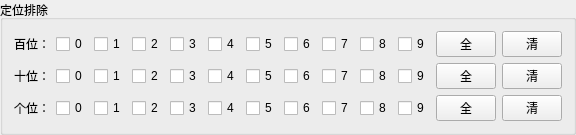
        <widget class="QGroupBox" name="groupBox_5">
         <property name="maximumSize">
          <size>
           <width>16777215</width>
           <height>90</height>
          </size>
         </property>
         <property name="title">
          <string>定位排除</string>
         </property>
         <layout class="QVBoxLayout" name="verticalLayout_8">
          <item>
           <layout class="QHBoxLayout" name="horizontalLayout_25">
            <item>
             <widget class="QLabel" name="label_6">
              <property name="text">
               <string>百位：</string>
              </property>
             </widget>
            </item>
            <item>
             <widget class="QCheckBox" name="checkBox_109">
              <property name="text">
               <string>0</string>
              </property>
             </widget>
            </item>
            <item>
             <widget class="QCheckBox" name="checkBox_128">
              <property name="text">
               <string>1</string>
              </property>
             </widget>
            </item>
            <item>
             <widget class="QCheckBox" name="checkBox_129">
              <property name="text">
               <string>2</string>
              </property>
             </widget>
            </item>
            <item>
             <widget class="QCheckBox" name="checkBox_130">
              <property name="text">
               <string>3</string>
              </property>
             </widget>
            </item>
            <item>
             <widget class="QCheckBox" name="checkBox_131">
              <property name="text">
               <string>4</string>
              </property>
             </widget>
            </item>
            <item>
             <widget class="QCheckBox" name="checkBox_132">
              <property name="text">
               <string>5</string>
              </property>
             </widget>
            </item>
            <item>
             <widget class="QCheckBox" name="checkBox_133">
              <property name="text">
               <string>6</string>
              </property>
             </widget>
            </item>
            <item>
             <widget class="QCheckBox" name="checkBox_134">
              <property name="text">
               <string>7</string>
              </property>
             </widget>
            </item>
            <item>
             <widget class="QCheckBox" name="checkBox_135">
              <property name="text">
               <string>8</string>
              </property>
             </widget>
            </item>
            <item>
             <widget class="QCheckBox" name="checkBox_136">
              <property name="text">
               <string>9</string>
              </property>
             </widget>
            </item>
            <item>
             <widget class="QPushButton" name="pushButton_28">
              <property name="minimumSize">
               <size>
                <width>30</width>
                <height>0</height>
               </size>
              </property>
              <property name="maximumSize">
               <size>
                <width>60</width>
                <height>16777215</height>
               </size>
              </property>
              <property name="text">
               <string>全</string>
              </property>
             </widget>
            </item>
            <item>
             <widget class="QPushButton" name="pushButton_29">
              <property name="minimumSize">
               <size>
                <width>30</width>
                <height>0</height>
               </size>
              </property>
              <property name="maximumSize">
               <size>
                <width>60</width>
                <height>16777215</height>
               </size>
              </property>
              <property name="text">
               <string>清</string>
              </property>
             </widget>
            </item>
           </layout>
          </item>
          <item>
           <layout class="QHBoxLayout" name="horizontalLayout_9">
            <item>
             <widget class="QLabel" name="label">
              <property name="text">
               <string>十位：</string>
              </property>
             </widget>
            </item>
            <item>
             <widget class="QCheckBox" name="checkBox_38">
              <property name="text">
               <string>0</string>
              </property>
             </widget>
            </item>
            <item>
             <widget class="QCheckBox" name="checkBox_43">
              <property name="text">
               <string>1</string>
              </property>
             </widget>
            </item>
            <item>
             <widget class="QCheckBox" name="checkBox_44">
              <property name="text">
               <string>2</string>
              </property>
             </widget>
            </item>
            <item>
             <widget class="QCheckBox" name="checkBox_45">
              <property name="text">
               <string>3</string>
              </property>
             </widget>
            </item>
            <item>
             <widget class="QCheckBox" name="checkBox_48">
              <property name="text">
               <string>4</string>
              </property>
             </widget>
            </item>
            <item>
             <widget class="QCheckBox" name="checkBox_47">
              <property name="text">
               <string>5</string>
              </property>
             </widget>
            </item>
            <item>
             <widget class="QCheckBox" name="checkBox_49">
              <property name="text">
               <string>6</string>
              </property>
             </widget>
            </item>
            <item>
             <widget class="QCheckBox" name="checkBox_46">
              <property name="text">
               <string>7</string>
              </property>
             </widget>
            </item>
            <item>
             <widget class="QCheckBox" name="checkBox_50">
              <property name="text">
               <string>8</string>
              </property>
             </widget>
            </item>
            <item>
             <widget class="QCheckBox" name="checkBox_51">
              <property name="text">
               <string>9</string>
              </property>
             </widget>
            </item>
            <item>
             <widget class="QPushButton" name="pushButton_10">
              <property name="minimumSize">
               <size>
                <width>30</width>
                <height>0</height>
               </size>
              </property>
              <property name="maximumSize">
               <size>
                <width>60</width>
                <height>16777215</height>
               </size>
              </property>
              <property name="text">
               <string>全</string>
              </property>
             </widget>
            </item>
            <item>
             <widget class="QPushButton" name="pushButton_9">
              <property name="minimumSize">
               <size>
                <width>30</width>
                <height>0</height>
               </size>
              </property>
              <property name="maximumSize">
               <size>
                <width>60</width>
                <height>16777215</height>
               </size>
              </property>
              <property name="text">
               <string>清</string>
              </property>
             </widget>
            </item>
           </layout>
          </item>
          <item>
           <layout class="QHBoxLayout" name="horizontalLayout_11">
            <item>
             <widget class="QLabel" name="label_5">
              <property name="text">
               <string>个位：</string>
              </property>
             </widget>
            </item>
            <item>
             <widget class="QCheckBox" name="checkBox_62">
              <property name="text">
               <string>0</string>
              </property>
             </widget>
            </item>
            <item>
             <widget class="QCheckBox" name="checkBox_63">
              <property name="text">
               <string>1</string>
              </property>
             </widget>
            </item>
            <item>
             <widget class="QCheckBox" name="checkBox_64">
              <property name="text">
               <string>2</string>
              </property>
             </widget>
            </item>
            <item>
             <widget class="QCheckBox" name="checkBox_65">
              <property name="text">
               <string>3</string>
              </property>
             </widget>
            </item>
            <item>
             <widget class="QCheckBox" name="checkBox_66">
              <property name="text">
               <string>4</string>
              </property>
             </widget>
            </item>
            <item>
             <widget class="QCheckBox" name="checkBox_67">
              <property name="text">
               <string>5</string>
              </property>
             </widget>
            </item>
            <item>
             <widget class="QCheckBox" name="checkBox_68">
              <property name="text">
               <string>6</string>
              </property>
             </widget>
            </item>
            <item>
             <widget class="QCheckBox" name="checkBox_69">
              <property name="text">
               <string>7</string>
              </property>
             </widget>
            </item>
            <item>
             <widget class="QCheckBox" name="checkBox_70">
              <property name="text">
               <string>8</string>
              </property>
             </widget>
            </item>
            <item>
             <widget class="QCheckBox" name="checkBox_71">
              <property name="text">
               <string>9</string>
              </property>
             </widget>
            </item>
            <item>
             <widget class="QPushButton" name="pushButton_13">
              <property name="minimumSize">
               <size>
                <width>30</width>
                <height>0</height>
               </size>
              </property>
              <property name="maximumSize">
               <size>
                <width>60</width>
                <height>16777215</height>
               </size>
              </property>
              <property name="text">
               <string>全</string>
              </property>
             </widget>
            </item>
            <item>
             <widget class="QPushButton" name="pushButton_14">
              <property name="minimumSize">
               <size>
                <width>30</width>
                <height>0</height>
               </size>
              </property>
              <property name="maximumSize">
               <size>
                <width>60</width>
                <height>16777215</height>
               </size>
              </property>
              <property name="text">
               <string>清</string>
              </property>
             </widget>
            </item>
           </layout>
          </item>
         </layout>
        </widget>
